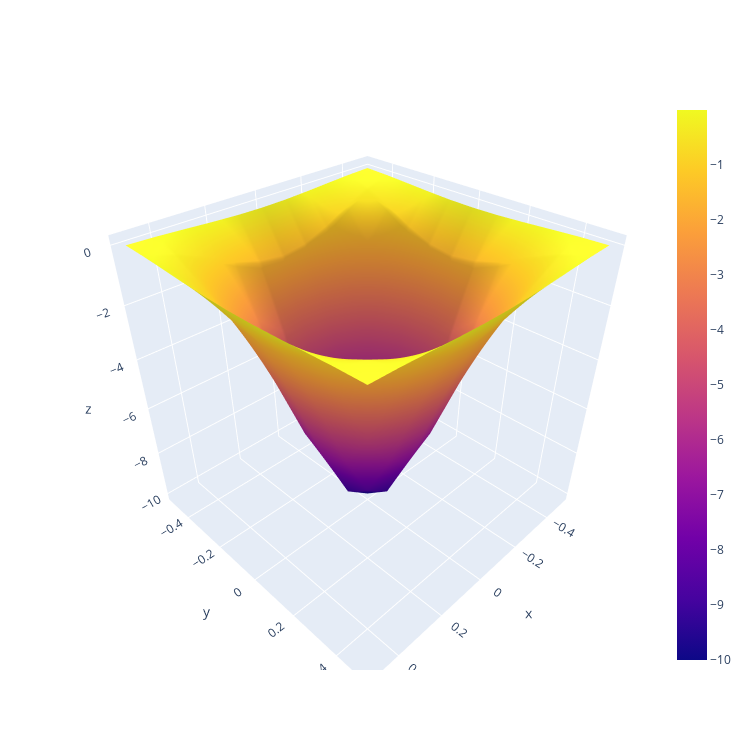

Notebook code cell kept with this figure:
### Markdown cell above
## Square

### Code cell
potential = compute_potential(10, 0, 0)
plot_potential(potential)
